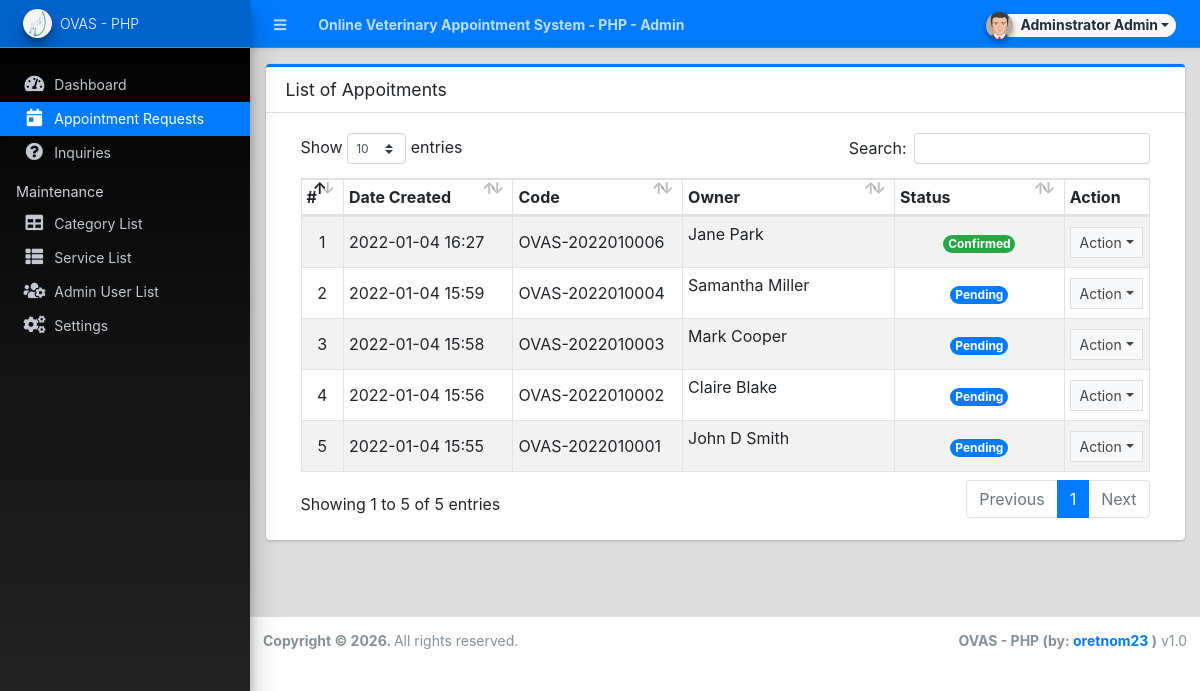
/admin/?page=appointments (signed in), run on the app's committed database.
### tables this page shows
CREATE TABLE IF NOT EXISTS `appointment_list` (
  `id` int(30) NOT NULL AUTO_INCREMENT,
  `code` varchar(100) NOT NULL,
  `schedule` date NOT NULL,
  `owner_name` text NOT NULL,
  `contact` text NOT NULL,
  `email` text NOT NULL,
  `address` text NOT NULL,
  `category_id` int(30) NOT NULL,
  `breed` text NOT NULL,
  `age` varchar(50) NOT NULL,
  `service_ids` text DEFAULT NULL,
  `status` tinyint(4) NOT NULL DEFAULT 0,
  `date_created` datetime NOT NULL DEFAULT current_timestamp(),
  `date_updated` datetime DEFAULT NULL ON UPDATE current_timestamp(),
  PRIMARY KEY (`id`),
  KEY `category_id` (`category_id`)
);

### admin/appointments/index.php (the view, shortened to what this page needs)
<div class="card card-outline card-primary">
	<div class="card-header">
		<h3 class="card-title">List of Appoitments</h3>
	</div>
	<div class="card-body">
		<div class="container-fluid">
        <div class="container-fluid">
			<table class="table table-hover table-striped table-bordered">
				<colgroup>
					<col width="5%">
					<col width="20%">
					<col width="20%">
					<col width="25%">
					<col width="20%">
					<col width="10%">
				</colgroup>
				<thead>
					<tr>
						<th>#</th>
						<th>Date Created</th>
						<th>Code</th>
						<th>Owner</th>
						<th>Status</th>
						<th>Action</th>
					</tr>
				</thead>
				<tbody>
					<?php
						$i = 1;
						$qry = $conn->query("SELECT * from `appointment_list` order by unix_timestamp(`date_created`) desc ");
						while($row = $qry->fetch_assoc()):
					?>
						<tr>
							<td class="text-center"><?php echo $i++; ?></td>
							<td class=""><?php echo date("Y-m-d H:i",strtotime($row['date_created'])) ?></td>
							<td><?php echo ($row['code']) ?></td>
							<td class=""><p class="truncate-1"><?php echo ucwords($row['owner_name']) ?></p></td>
							<td class="text-center">
								<?php
									switch ($row['status']){
										case 0:
											echo '<span class="rounded-pill badge badge-primary">Pending</span>';
											break;
										case 1:
											echo '<span class="rounded-pill badge badge-success">Confirmed</span>';
											break;
									}
								?>
							</td>
							<td align="center">
								 <button type="button" class="btn btn-flat btn-default btn-sm dropdown-toggle dropdown-icon" data-toggle="dropdown">
				                  		Action
				                  </button>
							</td>
						</tr>
					<?php endwhile; ?>
				</tbody>
			</table>
		</div>
		</div>
	</div>
</div>

### data on the page
appointment_list: date_created "2022-01-04 16:27", code "OVAS-2022010006", owner_name "Jane Park", status "Confirmed"
appointment_list: date_created "2022-01-04 15:59", code "OVAS-2022010004", owner_name "Samantha Miller", status "Pending"
appointment_list: date_created "2022-01-04 15:58", code "OVAS-2022010003", owner_name "Mark Cooper", status "Pending"
appointment_list: date_created "2022-01-04 15:56", code "OVAS-2022010002", owner_name "Claire Blake", status "Pending"
appointment_list: date_created "2022-01-04 15:55", code "OVAS-2022010001", owner_name "John D Smith", status "Pending"

### other printed values
$_settings->info('name') "Online Veterinary Appointment System - PHP"
$_settings->userdata('firstname').' '.$_settings->userdata('lastname') "Adminstrator Admin"
$_settings->info('short_name') "OVAS - PHP"
